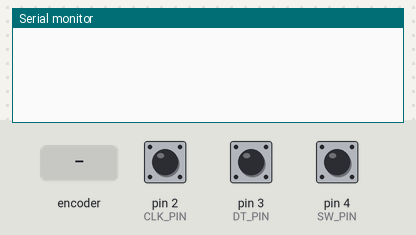
Simulated run of this sketch. Board: Arduino Uno, built with avr-gcc and run on an emulated ATmega328P. On the bench: the last lines printed to the serial monitor. The inputs (shaded band) are chosen by the test bench; at power-on: pin 4 (SW_PIN) HIGH, pin 2 (CLK_PIN) HIGH, pin 3 (DT_PIN) HIGH.

Above: at 1.2 s.
1.3 s: rotary encoder on pin 2 (CLK_PIN) / pin 3 (DT_PIN) turned 1 step (first pin leading)
At 2.5 s:
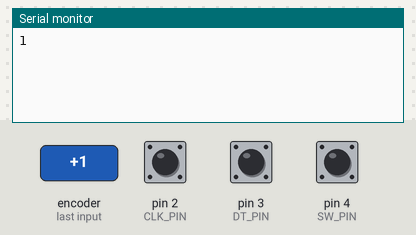
3.0 s: pin 4 (SW_PIN) pulled LOW for 0.15 s
At 3.7 s:
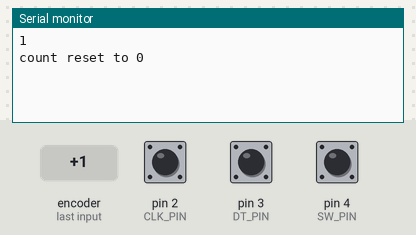
4.6 s: rotary encoder on pin 2 (CLK_PIN) / pin 3 (DT_PIN) turned 3 steps (first pin leading)
At 6.5 s:
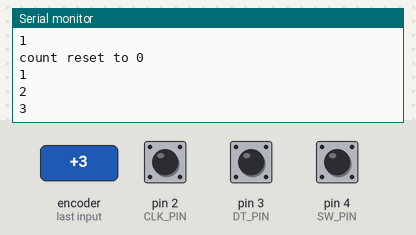
Timing chart, 0 to 8.0 s (numbered marks = the images above; inputs shaded):
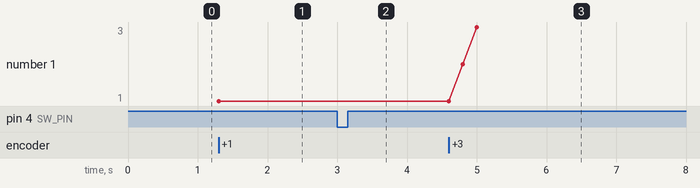

Measured:
- after the input at 1.3 s, the serial monitor: prints a new line at once (image 1)
- after the input at 3.0 s, the serial monitor: prints a new line at once (image 2)
- after the input at 4.6 s, the serial monitor: prints a new line at once (image 3)
- plotted number 1: 1 → 3 after the input at 4.6 s

The sketch:

rotary_encoder.ino
```cpp
// http://yehnan.blogspot.com/2014/02/arduino.html
// !!!BUG: jump with add and minus. NO USE
// Connection
// rotary encoder -> arduino uno: CLK->D2,DT->D3,SW->D4,+->5V,GND->GND
#define CLK_PIN 2
#define DT_PIN 3
#define SW_PIN 4

#define interruptA 0                // UNO D2 -> interrupt 0

volatile long count = 0;
unsigned long ts = 0;

void rotaryEncoderChanged() {       // trigger when CLK_PIN is FALLING
    if (millis() - ts < 200) {      // 去彈跳, NO USE!!!
        return;
    }
    ts = millis();
    count += digitalRead(DT_PIN) == HIGH ? 1 : -1;
    Serial.println(count);          // DT_PIN的狀態代表正轉或逆轉
}

void setup() {
    Serial.begin(115200);

    attachInterrupt(interruptA, rotaryEncoderChanged, FALLING);
    pinMode(CLK_PIN, INPUT_PULLUP); // must pulling up
    pinMode(DT_PIN, INPUT_PULLUP);
    pinMode(SW_PIN, INPUT_PULLUP);
}

void loop() {
    if (digitalRead(SW_PIN) == LOW) { // reset
        count = 0;
        Serial.println("count reset to 0");
        delay(300);
    }
}
```
